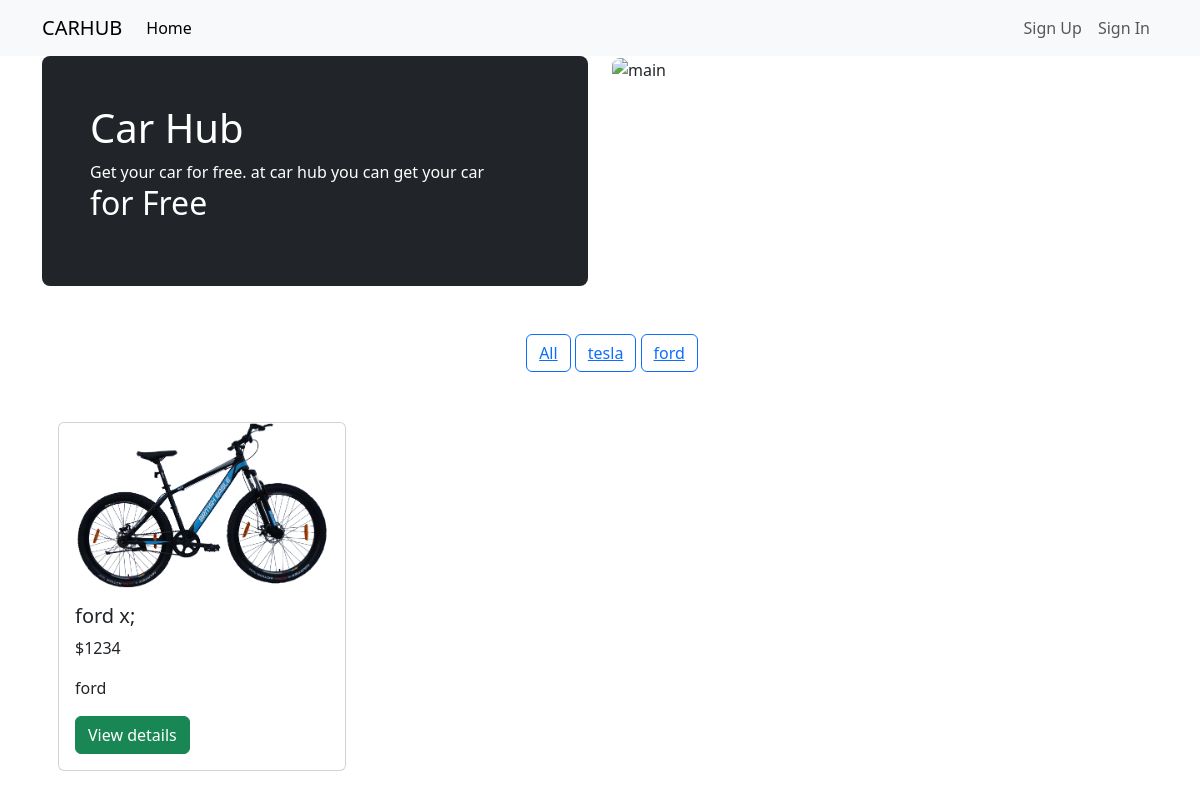
/brand/ford, run on the app's committed database.
### brand/models.py (models this page shows)
class BrandModel(models.Model):
    brand_name = models.CharField(max_length=20)
    brand_owner = models.CharField(max_length=20)
    def __str__(self):
        return self.brand_name

### car/models.py (models this page shows, shortened)
class CarModel(models.Model):
    car_name = models.CharField(max_length=20)
    car_img = models.ImageField()
    car_price = models.IntegerField()
    discription = models.TextField( blank=True)
    quantity = models.IntegerField(blank=True, default=10)
    brand = models.ForeignKey( BrandModel, null=True, on_delete=models.CASCADE)

### carhub/views.py (the view)
# urls.py: path('', views.home, name='home'),
def home(request, brand_slug=None):
    cars = CarModel.objects.all()
    brands = BrandModel.objects.all()
    if brand_slug is not None:
        brand_queryset = BrandModel.objects.filter(brand_name=brand_slug)
        if brand_queryset.exists():
            brand_ = brand_queryset.first()
            cars = CarModel.objects.filter(brand=brand_)
    return render(request, 'home.html', {'brands': brands, 'cars': cars})

### templates/home.html (shortened to what this page needs)
{% extends "base.html" %}
{% load static %}
{% block content %}
<div class="container">
    <div class="row align-items-md-stretch">
        <div class="col-md-6">
          <div class="h-100 p-5 text-bg-dark rounded-3">
            <h1>Car Hub</h1>
            <p>Get your car for free. at car hub you can get your car <br> <span class="h2">for Free</span></p>
          </div>
        </div>
        <div class="col-md-6">
            <img src="{% static 'corola.jpg' %}" class="img-fluid rounded-3" alt="main">
        </div>
      </div>
      </div>
  <div class="container d-flex flex-column">
    <div class="mx-auto my-5 btn-group " role="group" aria-label="Basic checkbox toggle button group">
      <div class="form-check">
        <label class="btn btn-outline-primary" for="brand{{ forloop.counter }}" >
          <a href="{% url 'brand_wise_car' brand_slug='None' %}">
            All
          </a>
        </label>
        {% for brand in brands %}
        <label class="btn btn-outline-primary" for="brand{{ forloop.counter }}" >
          <a href="{% url 'brand_wise_car' brand_slug=brand %}">
            {{ brand.brand_name }}
          </a>
        </label>
        {% endfor %}
      </div>
    </div>
    <div class=" d-flex justify-content">
      {% for car in cars %}
        <div class="card mx-3" style="width: 18rem;">
          <img src="{{ car.car_img.url }}" class="card-img-top" alt="...">
          <div class="card-body">
            <h5 class="card-title">{{ car.car_name }}</h5>
            <p class="card-text">${{ car.car_price}}</p>
            <p class="card-text">{{ car.brand}}</p>
            <a href="{% url "car_details" car.id %}" class="btn btn-success">View details</a>
          </div>
        </div>
      {% endfor %}
    </div>
  </div>
{% endblock content %}

### data on the page
BrandModel: brand_name "tesla"
BrandModel: brand_name "ford"
CarModel: car_img (picture), car_name "ford x;", car_price "1234", brand "ford"
